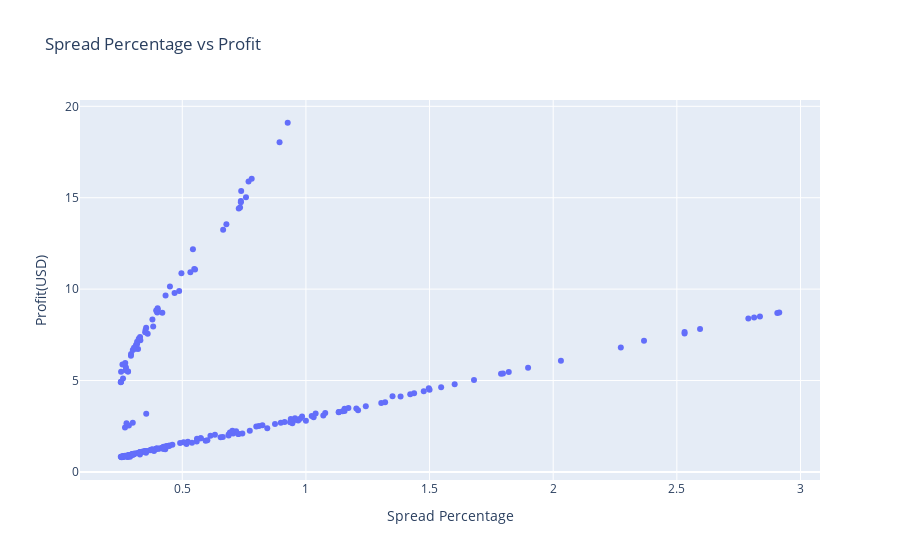

The notebook cell this image was saved under:
### Markdown cell above
##### Spread Percentage Analysis
- Explore the spread percentage to understand how much profit is generated relative to the spread. Helps to access the efficieny of the arbitrage strategy.

### Code cell
spread_percentage_plot = px.scatter(
    luffy_df, 
    x='spread_percentage',
    y='profit',
    title='Spread Percentage vs Profit',
    labels={'spread_percentage':'Spread Percentage', 'profit':'Profit(USD)'})

spread_percentage_plot.show()

### Figure 1 — Plotly figure (JSON) as saved in the notebook; plotly's stock layout.template omitted (floating-point values rounded to 4 significant figures; data arrays with more than 128 entries replaced by an {"elided": "..."} marker saying what was removed)
{"data": [{"hovertemplate": "Spread Percentage=%{x}<br>Profit(USD)=%{y}<extra></extra>", "legendgroup": "", "marker": {"color": "#636efa", "symbol": "circle"}, "mode": "markers", "name": "", "orientation": "v", "showlegend": false, "type": "scatter", "x": {"elided": "231 float values"}, "xaxis": "x", "y": {"elided": "231 float values"}, "yaxis": "y"}], "layout": {"legend": {"tracegroupgap": 0}, "title": {"text": "Spread Percentage vs Profit"}, "xaxis": {"anchor": "y", "domain": [0, 1], "title": {"text": "Spread Percentage"}}, "yaxis": {"anchor": "x", "domain": [0, 1], "title": {"text": "Profit(USD)"}}}}
